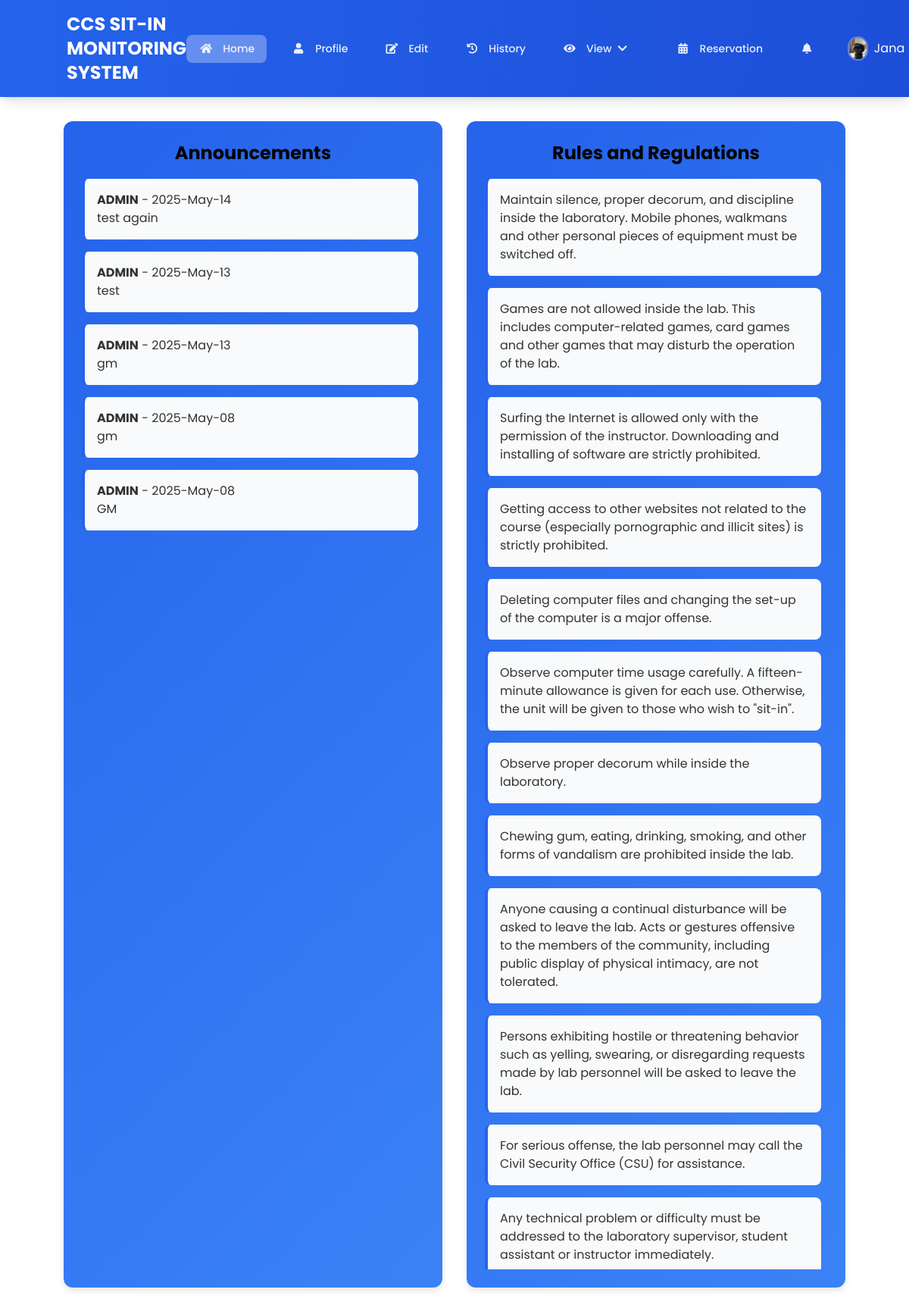
Page /user/dashboard.php (signed in) on the committed database.
### tables this page shows
CREATE TABLE `users` (
  `STUD_NUM` int(11) NOT NULL,
  `IDNO` int(11) NOT NULL,
  `LAST_NAME` varchar(30) NOT NULL,
  `FIRST_NAME` varchar(30) NOT NULL,
  `MID_NAME` varchar(30) NOT NULL,
  `COURSE` enum('BS IN ACCOUNTANCY','BS IN BUSINESS ADMINISTRATION','BS IN CRIMINOLOGY','BS IN CUSTOMS ADMINISTRATION','BS IN INFORMATION TECHNOLOGY','BS IN COMPUTER SCIENCE','BS IN OFFICE ADMINISTRATION','BS IN SOCIAL WORK','BACHELOR OF SECONDARY EDUCATION','BACHELOR OF ELEMENTARY EDUCATION') NOT NULL,
  `YEAR_LEVEL` enum('1st Year','2nd Year','3rd Year','4th Year') NOT NULL,
  `USER_NAME` varchar(30) NOT NULL,
  `PASSWORD_HASH` varchar(255) NOT NULL,
  `UPLOAD_IMAGE` longblob DEFAULT NULL,
  `EMAIL` varchar(30) NOT NULL,
  `ADDRESS` varchar(255) NOT NULL,
  `SESSION` int(11) NOT NULL DEFAULT 30,
  `POINTS` int(5) NOT NULL,
  `TOTAL_POINTS` int(11) NOT NULL DEFAULT 0
);

CREATE TABLE `announcement` (
  `ID` int(11) NOT NULL,
  `TITLE` varchar(255) NOT NULL,
  `CONTENT` text NOT NULL,
  `CREATED_DATE` date NOT NULL,
  `CREATED_BY` varchar(20) NOT NULL
);

### user/dashboard.php (the view, shortened to what this page needs)
<?php
require '../db.php';
$userId = isset($_SESSION['user_id']) ? $_SESSION['user_id'] : null;
$firstName = isset($_SESSION['first_name']) ? $_SESSION['first_name'] : 'Guest';
if ($userId) {
    $stmt = $conn->prepare("SELECT UPLOAD_IMAGE FROM users WHERE STUD_NUM = ?");
    $stmt->bind_param("i", $userId);
    $stmt->execute();
    $stmt->bind_result($userImage);
    $profileImage = !empty($userImage) ? '../images/' . $userImage : "../images/image.jpg";
} else {
    $profileImage = "../images/image.jpg";
}
$announcements = [];
$result = $conn->query("SELECT CONTENT, CREATED_DATE, CREATED_BY FROM announcement
                       WHERE CREATED_BY = 'ADMIN'
                       ORDER BY ID DESC, CREATED_DATE DESC");
while ($row = $result->fetch_assoc()) {
    $announcements[] = $row;
}
?>
<!DOCTYPE html>
<html lang="en">
<head>
    <link rel="stylesheet" href="https://cdnjs.cloudflare.com/ajax/libs/font-awesome/5.15.4/css/all.min.css">
    <script src="https://cdn.tailwindcss.com"></script>
</head>
<body class="bg- min-h-screen font-poppins">
    <header class="bg-gradient-to-r from-blue-600 to-blue-700 text-white shadow-lg py-4 px-6">
        <div class="container mx-auto flex items-center justify-between">
            <div class="flex items-center">
                <h1 class="text-2xl font-bold">CCS SIT-IN MONITORING SYSTEM</h1>
            </div>
            <div class="flex items-center space-x-6">
                <nav class="hidden md:flex items-center space-x-4">
                    <a href="dashboard.php" class="nav-item active">
                        <i class="fas fa-home"></i>
                        <span>Home</span>
                    </a>
                    <a href="profile.php" class="nav-item">
                        <i class="fas fa-user"></i>
                        <span>Profile</span>
                    </a>
                    <a href="edit.php" class="nav-item">
                        <i class="fas fa-edit"></i>
                        <span>Edit</span>
                    </a>
                    <a href="history.php" class="nav-item">
                        <i class="fas fa-history"></i>
                        <span>History</span>
                    </a>
                    <div class="relative" x-data="{ open: false }">
                        <button @click="open = !open" class="nav-item">
                            <i class="fas fa-eye"></i>
                            <span>View</span>
                            <i class="fas fa-chevron-down ml-1 text-sm"></i>
                        </button>
                    </div>
                    <a href="reservation.php" class="nav-item">
                        <i class="fas fa-calendar-alt"></i>
                        <span>Reservation</span>
                    </a>
                    <div class="relative" x-data="notificationData" x-init="fetchNotifications">
                        <button @click="open = !open" class="nav-item relative">
                            <i class="fas fa-bell"></i>
                        </button>
                    </div>
                    <div class="relative" x-data="{ open: false }">
                        <button @click="open = !open" class="flex items-center space-x-2">
                            <img src="<?php echo htmlspecialchars($profileImage); ?>" alt="Profile"
                                 class="w-8 h-8 rounded-full object-cover border-2 border-white/30">
                            <span class="hidden md:inline-block"><?php echo htmlspecialchars($firstName); ?></span>
                        </button>
                    </div>
                </nav>
            </div>
        </div>
    </header>
    <div class="section-container">
        <div class="section">
            <h2>Announcements</h2>
            <div class="section-content">
                <?php if (empty($announcements)): ?>
                    <p>No announcements available.</p>
                <?php else: ?>
                    <?php foreach ($announcements as $announcement): ?>
                        <div class="announcement">
                            <p><strong><?php echo htmlspecialchars($announcement['CREATED_BY']); ?></strong> - <?php echo date('Y-M-d', strtotime($announcement['CREATED_DATE'])); ?></p>
                            <p><?php echo htmlspecialchars($announcement['CONTENT']); ?></p>
                        </div>
                    <?php endforeach; ?>
                <?php endif; ?>
            </div>
        </div>
        <div class="section">
            <h2>Rules and Regulations</h2>
            <div class="section-content">
                <ol>
                    <?php
                    $rules = [
                        "Maintain silence, proper decorum, and discipline inside the laboratory. Mobile phones, walkmans and other personal pieces of equipment must be switched off.",
                        "Games are not allowed inside the lab. This includes computer-related games, card games and other games that may disturb the operation of the lab.",
                        "Surfing the Internet is allowed only with the permission of the instructor. Downloading and installing of software are strictly prohibited.",
                        "Getting access to other websites not related to the course (especially pornographic and illicit sites) is strictly prohibited.",
                        "Deleting computer files and changing the set-up of the computer is a major offense.",
                        "Observe computer time usage carefully. A fifteen-minute allowance is given for each use. Otherwise, the unit will be given to those who wish to \"sit-in\".",
                        "Observe proper decorum while inside the laboratory.",
                        "Chewing gum, eating, drinking, smoking, and other forms of vandalism are prohibited inside the lab.",
                        "Anyone causing a continual disturbance will be asked to leave the lab. Acts or gestures offensive to the members of the community, including public display of physical intimacy, are not tolerated.",
                        "Persons exhibiting hostile or threatening behavior such as yelling, swearing, or disregarding requests made by lab personnel will be asked to leave the lab.",
                        "For serious offense, the lab personnel may call the Civil Security Office (CSU) for assistance.",
                        "Any technical problem or difficulty must be addressed to the laboratory supervisor, student assistant or instructor immediately."
                    ];
                    foreach ($rules as $rule):
                    ?>
                        <li class="rule">
                            <p><?php echo $rule; ?></p>
                        </li>
                    <?php endforeach; ?>
                </ol>
            </div>
        </div>
    </div>
</body>
</html>

### user/dashboard.php (style rules this page uses)
body { font-family: 'Poppins', sans-serif; background: white; min-height: 100vh; }
.section-container { display: flex; flex-wrap: wrap; justify-content: center; gap: 2rem; padding: 2rem; }
.section { background:linear-gradient(135deg, #2563eb 0%, #3b82f6 100%); border-radius: 0.75rem; box-shadow: 0 4px 8px rgba(0, 0, 0, 0.1); padding: 1.5rem; width: 100%; max-width: 500px; }
.section h2 { font-size: 1.5rem; font-weight: bold; color:rgb(0, 0, 0); margin-bottom: 1rem; text-align: center; }
.section-content { max-height: 60vh; overflow-y: auto; padding-right: 0.5rem; }
.announcement, .rule { background: #f9fafb; border-left: 4px solid #2563eb; border-radius: 0.5rem; padding: 1rem; margin-bottom: 1rem; }
.announcement p, .rule p { margin: 0; color: #333; }
.nav-item { display: flex; align-items: center; padding: 0.5rem 1rem; color: rgba(255, 255, 255, 0.9); font-size: 0.875rem; font-weight: 500; border-radius: 0.5rem; transition: all 0.2s; }
.nav-item.active { background-color: rgba(255, 255, 255, 0.3); }
.nav-item i { width: 1.25rem; text-align: center; margin-right: 0.75rem; }
.nav-item { @apply flex items-center px-3 py-2 text-white/90 hover:text-white hover:bg-white/10 rounded-lg transition-colors; }
.nav-item.active { @apply bg-white/20; }
.nav-item i { @apply mr-2; }

### rows in the picture
users: UPLOAD_IMAGE (picture)
announcement: CREATED_BY "ADMIN", CREATED_DATE "2025-May-14", CONTENT "test again"
announcement: CREATED_BY "ADMIN", CREATED_DATE "2025-May-13", CONTENT "test"
announcement: CREATED_BY "ADMIN", CREATED_DATE "2025-May-13", CONTENT "gm"
announcement: CREATED_BY "ADMIN", CREATED_DATE "2025-May-08", CONTENT "gm"
announcement: CREATED_BY "ADMIN", CREATED_DATE "2025-May-08", CONTENT "GM"

### other values in the picture
$firstName "Jana"
$rule "Maintain silence, proper decorum, and discipline inside the laboratory. Mobile phones, walkmans and other personal pieces of equipment must be switched off."
$rule "Games are not allowed inside the lab. This includes computer-related games, card games and other games that may disturb the operation of the lab."
$rule "Surfing the Internet is allowed only with the permission of the instructor. Downloading and installing of software are strictly prohibited."
$rule "Getting access to other websites not related to the course (especially pornographic and illicit sites) is strictly prohibited."
$rule "Deleting computer files and changing the set-up of the computer is a major offense."
$rule "Observe computer time usage carefully. A fifteen-minute allowance is given for each use. Otherwise, the unit will be given to those who wish to \"sit-in\"."
$rule "Observe proper decorum while inside the laboratory."
$rule "Chewing gum, eating, drinking, smoking, and other forms of vandalism are prohibited inside the lab."
$rule "Anyone causing a continual disturbance will be asked to leave the lab. Acts or gestures offensive to the members of the community, including public display of physical intimacy, are not tolerated."
$rule "Persons exhibiting hostile or threatening behavior such as yelling, swearing, or disregarding requests made by lab personnel will be asked to leave the lab."
$rule "For serious offense, the lab personnel may call the Civil Security Office (CSU) for assistance."
$rule "Any technical problem or difficulty must be addressed to the laboratory supervisor, student assistant or instructor immediately."
